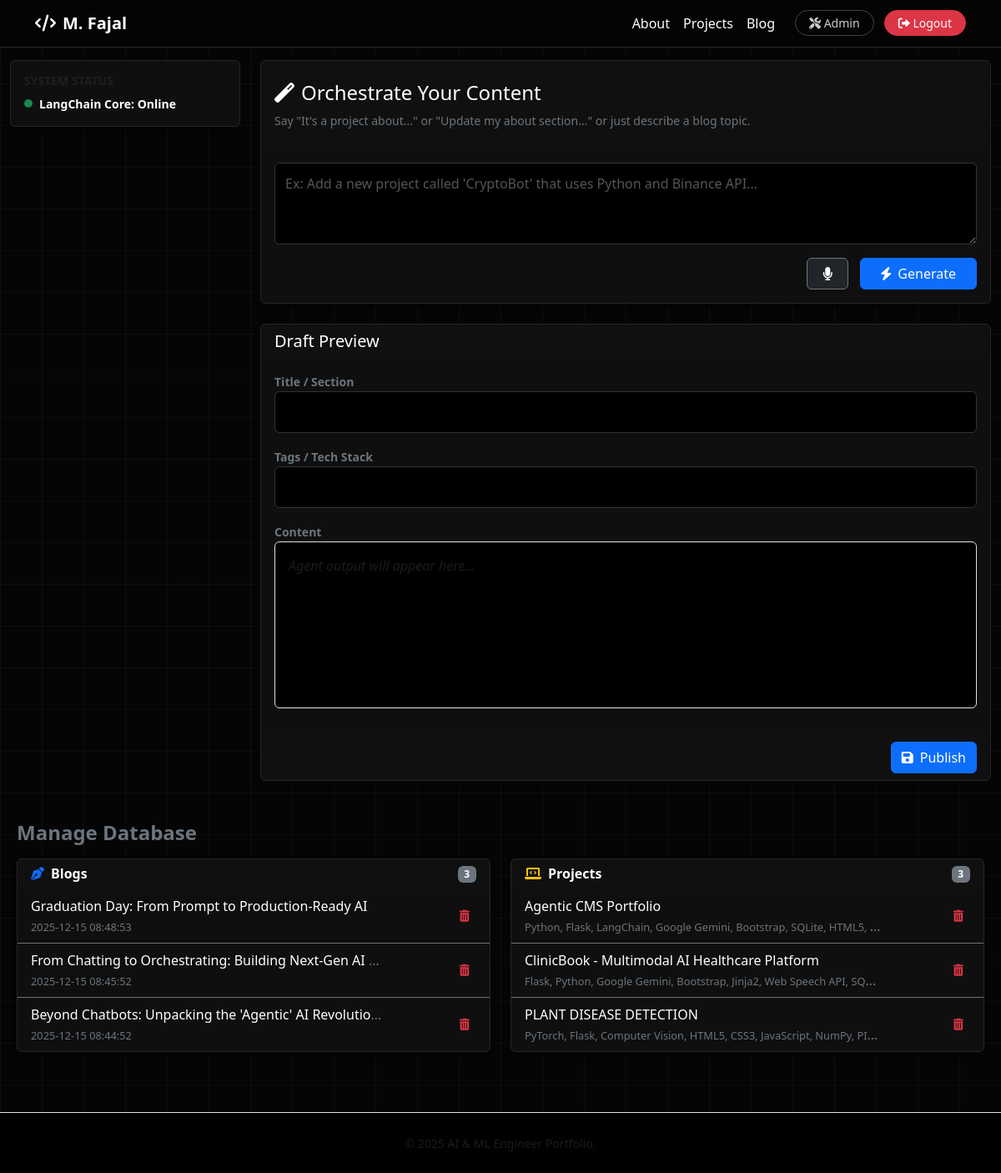
/admin (signed in), run on the app's committed database.
### tables this page shows
CREATE TABLE blogs (
        id INTEGER PRIMARY KEY AUTOINCREMENT,
        title TEXT NOT NULL,
        content TEXT NOT NULL,
        tags TEXT,
        created_at TIMESTAMP DEFAULT CURRENT_TIMESTAMP
    );

CREATE TABLE projects (
        id INTEGER PRIMARY KEY AUTOINCREMENT,
        title TEXT NOT NULL,
        description TEXT NOT NULL,
        tech_stack TEXT,
        link TEXT,
        created_at TIMESTAMP DEFAULT CURRENT_TIMESTAMP
    );

### app.py (the view)
@app.route('/admin')
@login_required
def admin():
    conn = get_db_connection()
    blogs = conn.execute("SELECT * FROM blogs ORDER BY created_at DESC").fetchall()
    projects = conn.execute("SELECT * FROM projects ORDER BY created_at DESC").fetchall()
    conn.close()
    return render_template('admin.html', blogs=blogs, projects=projects)

### app.py (called while the page is built)
def login_required(f):
    @wraps(f)
    def decorated_function(*args, **kwargs):
        if not session.get('logged_in'):
            return redirect(url_for('login'))
        return f(*args, **kwargs)
    return decorated_function

### src/db.py (called while the page is built)
def get_db_connection():
    conn = sqlite3.connect(DB_PATH)
    conn.row_factory = sqlite3.Row
    return conn

### templates/admin.html (shortened to what this page needs)
{% extends "base.html" %}
{% block content %}
<div class="container-fluid py-4 mt-5">
    <div class="row">
        <div class="col-md-3 mb-4">
            <div class="card card-dark mb-3">
                <div class="card-body">
                    <h6 class="text-uppercase small fw-bold text-muted">System Status</h6>
                    <div class="d-flex align-items-center mt-2">
                        <div class="status-indicator bg-success me-2 rounded-circle" style="width:10px; height:10px;"></div>
                        <span class="fw-bold small">LangChain Core: Online</span>
                    </div>
                </div>
            </div>
        </div>
        <div class="col-md-9">
            <div class="card card-dark mb-4">
                <div class="card-header border-0 pt-4">
                    <h4><i class="fas fa-magic text-gradient me-2"></i>Orchestrate Your Content</h4>
                    <p class="text-secondary small">
                        Say "It's a project about..." or "Update my about section..." or just describe a blog topic.
                    </p>
                </div>
                <div class="card-body">
                    <textarea class="form-control mb-3" id="agentPrompt" rows="3" placeholder="Ex: Add a new project called 'CryptoBot' that uses Python and Binance API..."></textarea>
                    <div class="text-end">
                        <button type="button" id="voice-btn" class="btn btn-dark border border-secondary" style="width: 50px; margin-right: 10px;" onclick="startDictation()" title="Use Voice">
                            <i class="fas fa-microphone text-white"></i>
                        </button>
                        <button class="btn btn-primary px-4" id="btnGenerate">
                            <i class="fas fa-bolt me-2"></i>Generate
                        </button>
                    </div>
                </div>
            </div>
            <div class="card card-dark">
                <div class="card-header border-0">
                    <h5 class="mb-0">Draft Preview </h5>
                </div>
                <div class="card-body">
                    <div class="mb-3">
                        <label class="small fw-bold text-secondary">Title / Section</label>
                        <input type="text" class="form-control" id="draftTitle">
                    </div>
                    <div class="mb-3">
                        <label class="small fw-bold text-secondary">Tags / Tech Stack</label>
                        <input type="text" class="form-control" id="draftTags">
                    </div>
                    <div class="mb-3">
                        <label class="small fw-bold text-secondary">Content</label>
                        <div id="draftContentPreview" class="p-3 border rounded" style="min-height: 200px; background: #000;">
                            <em class="text-muted">Agent output will appear here...</em>
                        </div>
                    </div>
                </div>
                <div class="card-footer border-0 text-end">
                    <button class="btn btn-primary" id="btnSave"><i class="fas fa-save me-2"></i>Publish</button>
                </div>
            </div>
        </div>
    </div>
</div>
<div class="row mt-4 m-2">
    <div class="col-md-12">
        <h4 class="fw-bold mb-3 text-secondary">Manage Database</h4>
    </div>
    <div class="col-md-6 mb-4">
        <div class="card card-dark h-100">
            <div class="card-header border-0 d-flex justify-content-between align-items-center">
                <h6 class="mb-0 fw-bold"><i class="fas fa-pen-nib me-2 text-primary"></i>Blogs</h6>
                <span class="badge bg-secondary">{{ blogs|length }}</span>
            </div>
            <div class="card-body p-0">
                <ul class="list-group list-group-flush bg-transparent">
                    {% for blog in blogs %}
                    <li class="list-group-item bg-transparent border-secondary text-secondary d-flex justify-content-between align-items-center">
                        <div class="text-truncate me-2" style="max-width: 80%;">
                            <span class="text-white">{{ blog.title }}</span>
                            <br><small style="font-size: 0.8rem;">{{ blog.created_at }}</small>
                        </div>
                        <button onclick="deleteItem('blog', {{ blog.id }})" class="btn btn-sm btn-outline-danger border-0">
                            <i class="fas fa-trash-alt"></i>
                        </button>
                    </li>
                    {% else %}
                    <li class="list-group-item bg-transparent text-muted text-center p-3">No blogs found.</li>
                    {% endfor %}
                </ul>
            </div>
        </div>
    </div>
    <div class="col-md-6 mb-4">
        <div class="card card-dark h-100">
            <div class="card-header border-0 d-flex justify-content-between align-items-center">
                <h6 class="mb-0 fw-bold"><i class="fas fa-laptop-code me-2 text-warning"></i>Projects</h6>
                <span class="badge bg-secondary">{{ projects|length }}</span>
            </div>
            <div class="card-body p-0">
                <ul class="list-group list-group-flush bg-transparent">
                    {% for project in projects %}
                    <li class="list-group-item bg-transparent border-secondary text-secondary d-flex justify-content-between align-items-center">
                        <div class="text-truncate me-2" style="max-width: 80%;">
                            <span class="text-white">{{ project.title }}</span>
                            <br><small style="font-size: 0.8rem;">{{ project.tech_stack }}</small>
                        </div>
                        <button onclick="deleteItem('project', {{ project.id }})" class="btn btn-sm btn-outline-danger border-0">
                            <i class="fas fa-trash-alt"></i>
                        </button>
                    </li>
                    {% else %}
                    <li class="list-group-item bg-transparent text-muted text-center p-3">No projects found.</li>
                    {% endfor %}
                </ul>
            </div>
        </div>
    </div>
</div>
{% endblock %}

### static/style.css (style rules this page uses)
:root { --bg-body: #050505; --bg-card: #0f0f0f; --bg-card-hover: #141414; --text-main: #ffffff; --text-muted: #a0a0a0; --border-color: #262626; --accent-glow: rgba(255, 255, 255, 0.08); }
body { background-color: var(--bg-body); color: var(--text-main); font-family: 'Segoe UI', Tahoma, Geneva, Verdana, sans-serif; min-height: 100vh; background-image: linear-gradient(rgba(255, 255, 255, 0.03) 1px, transparent 1px), linear-gradient(90deg, rgba(255, 255, 255, 0.03) 1px, transparent 1px); background-size: 50px 50px; }
.card-dark, .modal-content { background-color: var(--bg-card) !important; border: 1px solid var(--border-color) !important; color: var(--text-main); box-shadow: 0 4px 6px rgba(0,0,0,0.3); transition: transform 0.3s ease, border-color 0.3s ease; }
.form-control { background-color: #000000 !important; border: 1px solid #333 !important; color: #ffffff !important; padding: 12px; }
::placeholder { color: #555 !important; }

### data on the page
blogs: title "Graduation Day: From Prompt to Production-Ready AI", created_at "2025-12-15 08:48:53"
blogs: title "From Chatting to Orchestrating: Building Next-Gen AI…", created_at "2025-12-15 08:45:52"
blogs: title "Beyond Chatbots: Unpacking the 'Agentic' AI Revolutio…", created_at "2025-12-15 08:44:52"
projects: title "Agentic CMS Portfolio", tech_stack "Python, Flask, LangChain, Google Gemini, Bootstrap, SQLite, HTML5,…"
projects: title "ClinicBook - Multimodal AI Healthcare Platform", tech_stack "Flask, Python, Google Gemini, Bootstrap, Jinja2, Web Speech API, SQ…"
projects: title "PLANT DISEASE DETECTION", tech_stack "PyTorch, Flask, Computer Vision, HTML5, CSS3, JavaScript, NumPy, PI…"

### other printed values
{{ blogs|length }} "3"
{{ projects|length }} "3"
